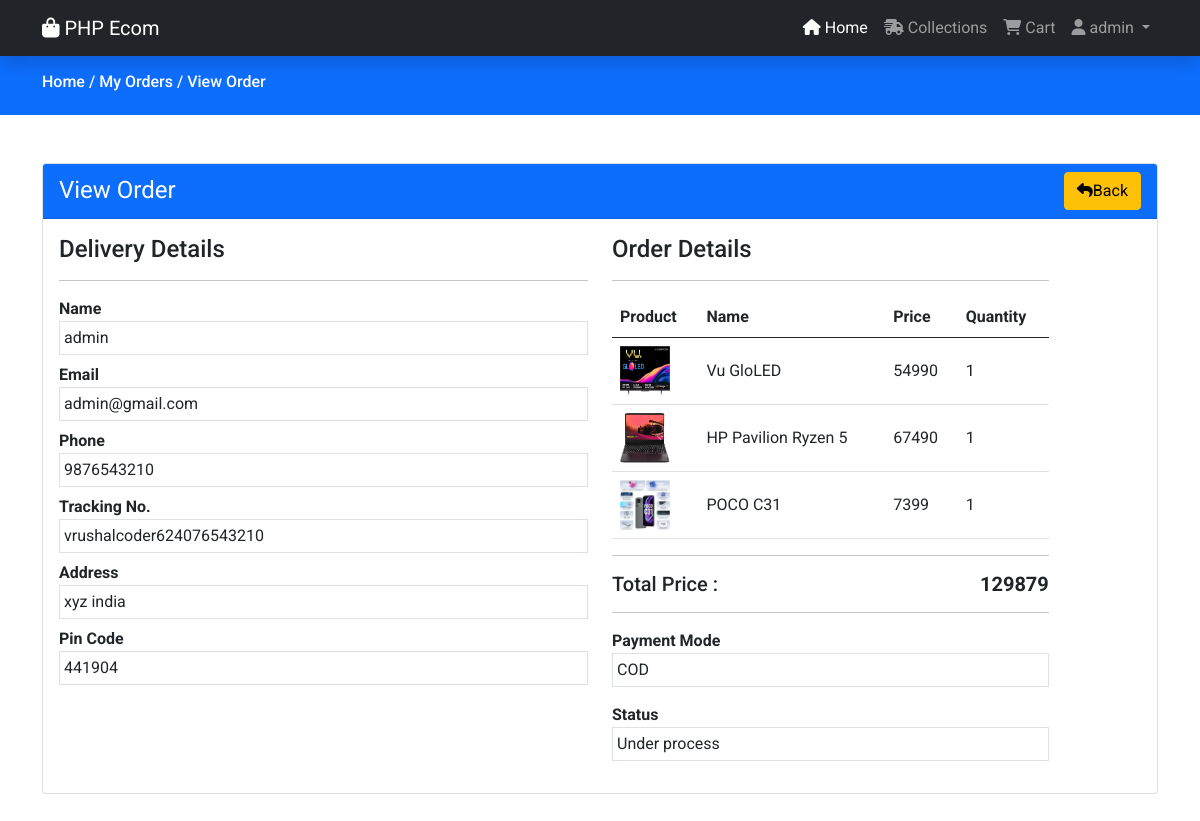
Screenshot of /view-order.php?t=vrushalcoder624076543210 (signed in) with the database file from the repository.
### tables this page shows
CREATE TABLE `orders` (
  `id` int(11) NOT NULL,
  `tracking_no` varchar(191) NOT NULL,
  `user_id` int(191) NOT NULL,
  `name` varchar(191) NOT NULL,
  `email` varchar(191) NOT NULL,
  `phone` varchar(191) NOT NULL,
  `address` mediumtext NOT NULL,
  `pincode` int(191) NOT NULL,
  `total_price` int(191) NOT NULL,
  `payment_mode` varchar(191) NOT NULL,
  `payment_id` varchar(191) DEFAULT NULL,
  `status` tinyint(4) NOT NULL DEFAULT 0,
  `comments` varchar(255) DEFAULT NULL,
  `created_at` timestamp NOT NULL DEFAULT current_timestamp()
);

CREATE TABLE `products` (
  `id` int(11) NOT NULL,
  `category_id` int(11) NOT NULL,
  `name` varchar(191) NOT NULL,
  `slug` varchar(191) NOT NULL,
  `small_description` mediumtext NOT NULL,
  `description` mediumtext NOT NULL,
  `original_price` int(11) NOT NULL,
  `selling_price` int(11) NOT NULL,
  `image` varchar(191) NOT NULL,
  `qty` int(11) NOT NULL,
  `status` tinyint(4) NOT NULL,
  `trending` tinyint(4) NOT NULL,
  `meta_title` varchar(191) NOT NULL,
  `meta_keywords` mediumtext NOT NULL,
  `meta_description` mediumtext NOT NULL,
  `created_at` timestamp NOT NULL DEFAULT current_timestamp()
);

CREATE TABLE `order_items` (
  `id` int(11) NOT NULL,
  `order_id` int(191) NOT NULL,
  `prod_id` int(191) NOT NULL,
  `qty` int(191) NOT NULL,
  `price` int(191) NOT NULL,
  `created_at` timestamp NOT NULL DEFAULT current_timestamp()
);

### functions/userfunctions.php (called while the page is built, shortened)
<?php
include('config/dbcon.php');
function checkTrackingNoValid($trackingNo)
{
   global $con;
   $userId = $_SESSION['auth_user']['user_id'];
   $query = "SELECT * FROM orders WHERE tracking_no='$trackingNo' AND user_id='$userId' ";
   return  mysqli_query($con, $query);
}
?>

### view-order.php (the view, shortened to what this page needs)
<?php
include('functions/userfunctions.php');
include('includes/heder.php');
if (isset($_GET['t'])) {
    $tracking_no = $_GET['t'];
    $orderData = checkTrackingNoValid($tracking_no);
?>
    <?php
} else {
    ?>
    <h4>Something went wrong</h4>
<?php
    die();
}
$data = mysqli_fetch_array($orderData);
?>
<div class="py-3 bg-primary">
    <div class="container">
        <h6 class="text-white">
            <a href="index.php" class="text-white">
                Home /
            </a>
            <a href="my-orders.php" class="text-white">
                My Orders /
            </a>
            <a href="#" class="text-white">
                View Order
            </a>
        </h6>
    </div>
</div>
<div class="py-5">
    <div class="container">
        <div class="">
            <div class="row">
                <div class="col-md-12">
                    <div class="card">
                        <div class="card-header bg-primary">
                            <span class="text-white fs-4">View Order</span>
                            <a href="my-orders.php" class="btn btn-warning float-end"><i class="fa fa-reply"></i>Back</a>
                        </div>
                        <div class="card-body">
                            <div class="row">
                                <div class="col-md-6">
                                    <h4>Delivery Details</h4>
                                    <hr>
                                    <div class="row">
                                        <div class="col-md-12 mb-2">
                                            <label class="fw-bold">Name</label>
                                            <div class="border p-1">
                                                <?= $data['name']; ?>
                                            </div>
                                        </div>
                                        <div class="col-md-12 mb-2">
                                            <label class="fw-bold">Email</label>
                                            <div class="border p-1">
                                                <?= $data['email']; ?>
                                            </div>
                                        </div>
                                        <div class="col-md-12 mb-2">
                                            <label class="fw-bold">Phone</label>
                                            <div class="border p-1">
                                                <?= $data['phone']; ?>
                                            </div>
                                        </div>
                                        <div class="col-md-12 mb-2">
                                            <label class="fw-bold">Tracking No.</label>
                                            <div class="border p-1">
                                                <?= $data['tracking_no']; ?>
                                            </div>
                                        </div>
                                        <div class="col-md-12 mb-2">
                                            <label class="fw-bold">Address</label>
                                            <div class="border p-1">
                                                <?= $data['address']; ?>
                                            </div>
                                        </div>
                                        <div class="col-md-12 mb-2">
                                            <label class="fw-bold">Pin Code</label>
                                            <div class="border p-1">
                                                <?= $data['pincode']; ?>
                                            </div>
                                        </div>
                                    </div>
                                </div>
                                <div class="col-md-5">
                                    <h4>Order Details</h4>
                                    <hr>
                                    <table class="table">
                                          <thead>
                                            <tr>
                                                <th>Product</th>
                                                <th>Name</th>
                                                <th>Price</th>
                                                <th>Quantity</th>
                                                </tr>
                                          </thead>
                                          <tbody>
                                   <?php
                                 $userId = $_SESSION['auth_user']['user_id'];
                                 $order_query = "SELECT o.id as oid, o.tracking_no, o.user_id, oi.*, oi.qty as orderqty, p.* FROM orders o, order_items oi,
                                       products p WHERE o.user_id='$userId' AND oi.order_id=o.id AND p.id=oi.prod_id
                                       AND o.tracking_no='$tracking_no'";
                                 $order_query_run = mysqli_query($con,$order_query);
                                 if(mysqli_num_rows($order_query_run) > 0)
                                 {
                                        foreach($order_query_run as $citem ){
                                            ?>
                                                <tr>
                                                      <td class="align-middle">
                                                        <img src="./admin/uploads/<?=$citem['image'];?>" width="50px" height="50px" alt="Image">
                                                      </td>
                                                      <td class="align-middle">
                                                      <?= $citem['name']; ?>
                                                      </td>
                                                      <td class="align-middle">
                                                      <?= $citem['price']; ?>
                                                      </td>
                                                      <td class="align-middle">
                                                      <?= $citem['orderqty']; ?>
                                                      </td>
                                                </tr>
                                            <?php
                                        }
                                 }
                                       ?>
                                   </tbody>
                                    </table>
                                    <hr>
                                    <h5>Total Price : <span class="float-end fw-bold"><?= $data['total_price'] ; ?></span></h5>
                                 <hr>
                                 <label class="fw-bold">Payment Mode</label>
                                 <div class="border p-1 mb-3">
                                        <?= $data['payment_mode']?>
                                    </div>
                                    <label class="fw-bold">Status</label>
                                     <div class="border p-1 mb-3">
                                        <?php
                                            if ($data['status'] == 0)
                                            {
                                                echo "Under process";
                                            }
                                            ?>
                                    </div>
                                </div>
                            </div>
                        </div>
                    </div>
                </div>
            </div>
        </div>
    </div>
</div>
<?php include('includes/footer.php'); ?>

### assets/css/custom.css (style rules this page uses)
* { font-family: 'Roboto', sans-serif; }
a { text-decoration: none; }

### rows the page displays
orders: name "admin", email "admin@gmail.com", phone "9876543210", tracking_no "vrushalcoder624076543210", address "xyz india", pincode "441904", products.image (picture), products.name "Vu GloLED", order_items.price "54990", order_items.qty "1", products.name "HP Pavilion Ryzen 5", order_items.price "67490", products.name "POCO C31", order_items.price "7399", total_price "129879", payment_mode "COD"

### other values shown
$_SESSION['auth_user']['name'] "admin"
